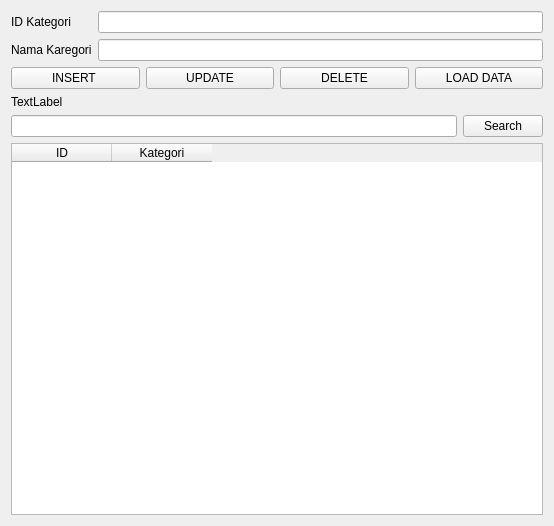
<?xml version="1.0" encoding="UTF-8"?>
<ui version="4.0">
 <class>Form</class>
 <widget class="QWidget" name="Form">
  <property name="geometry">
   <rect>
    <x>0</x>
    <y>0</y>
    <width>554</width>
    <height>526</height>
   </rect>
  </property>
  <property name="windowTitle">
   <string>Form</string>
  </property>
  <layout class="QGridLayout" name="gridLayout">
   <item row="2" column="0" colspan="2">
    <layout class="QHBoxLayout" name="horizontalLayout">
     <item>
      <widget class="QPushButton" name="pushButtonInsert">
       <property name="text">
        <string>INSERT </string>
       </property>
      </widget>
     </item>
     <item>
      <widget class="QPushButton" name="pushButtonUpdate">
       <property name="text">
        <string>UPDATE</string>
       </property>
      </widget>
     </item>
     <item>
      <widget class="QPushButton" name="pushButtonDelete">
       <property name="text">
        <string>DELETE</string>
       </property>
      </widget>
     </item>
     <item>
      <widget class="QPushButton" name="pushButtonLoad">
       <property name="text">
        <string>LOAD DATA</string>
       </property>
      </widget>
     </item>
    </layout>
   </item>
   <item row="0" column="1">
    <layout class="QVBoxLayout" name="verticalLayout_2">
     <item>
      <widget class="QLineEdit" name="lineEditId"/>
     </item>
     <item>
      <widget class="QLineEdit" name="lineEditName"/>
     </item>
    </layout>
   </item>
   <item row="0" column="0">
    <layout class="QVBoxLayout" name="verticalLayout">
     <item>
      <widget class="QLabel" name="labelId">
       <property name="text">
        <string>ID Kategori</string>
       </property>
      </widget>
     </item>
     <item>
      <widget class="QLabel" name="labelName">
       <property name="text">
        <string>Nama Karegori</string>
       </property>
      </widget>
     </item>
    </layout>
   </item>
   <item row="5" column="0">
    <widget class="QLabel" name="labelResult">
     <property name="text">
      <string>TextLabel</string>
     </property>
    </widget>
   </item>
   <item row="7" column="0" colspan="2">
    <widget class="QTableWidget" name="tableWidget">
     <property name="columnCount">
      <number>2</number>
     </property>
     <column>
      <property name="text">
       <string>ID</string>
      </property>
     </column>
     <column>
      <property name="text">
       <string>Kategori</string>
      </property>
     </column>
    </widget>
   </item>
   <item row="6" column="0" colspan="2">
    <layout class="QHBoxLayout" name="horizontalLayout_2">
     <item>
      <widget class="QLineEdit" name="lineEdit"/>
     </item>
     <item>
      <widget class="QPushButton" name="searchButton">
       <property name="text">
        <string>Search</string>
       </property>
      </widget>
     </item>
    </layout>
   </item>
  </layout>
 </widget>
 <resources/>
 <connections/>
</ui>
